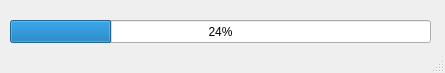
<?xml version="1.0" encoding="UTF-8"?>
<ui version="4.0">
 <class>MainWindow</class>
 <widget class="QMainWindow" name="MainWindow">
  <property name="geometry">
   <rect>
    <x>0</x>
    <y>0</y>
    <width>445</width>
    <height>73</height>
   </rect>
  </property>
  <property name="windowTitle">
   <string>MainWindow</string>
  </property>
  <widget class="QWidget" name="centralwidget">
   <widget class="QProgressBar" name="progressBar">
    <property name="geometry">
     <rect>
      <x>10</x>
      <y>20</y>
      <width>421</width>
      <height>23</height>
     </rect>
    </property>
    <property name="value">
     <number>24</number>
    </property>
   </widget>
  </widget>
  <widget class="QStatusBar" name="statusbar"/>
 </widget>
 <resources/>
 <connections/>
</ui>
